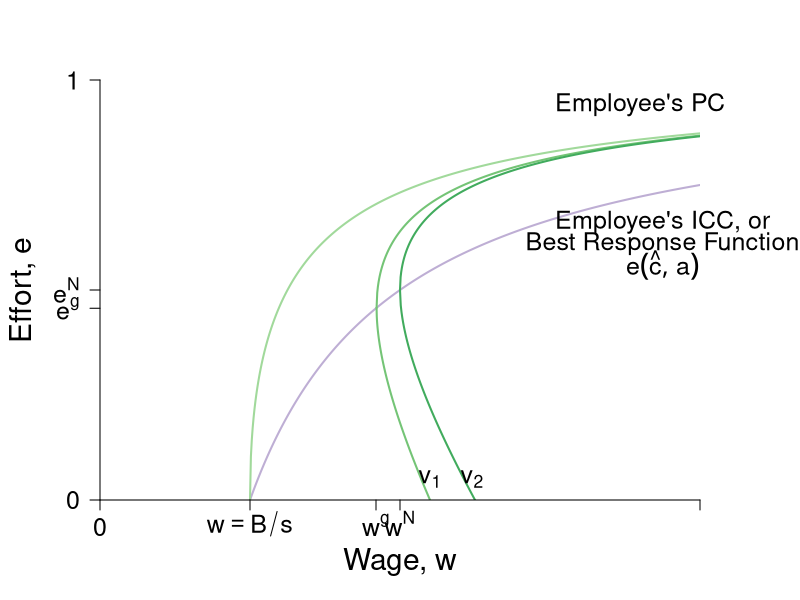

Source code (R): (Note: this script raises an error after producing the figure.)
require(shape)
pdf(file = "employment/employment_brf_pc.pdf", width = 9, height = 7)

#Set parameters for graphics
axislabelsize <- 1.8
labelsize <- 1.5
namesize <- 1.8
annotatesize <- 1.5
graphlinewidth <- 2
segmentlinewidth <- 1.5

#The equation is below when v = 0. See Wolfram Alpha output. 
isov <- function(w, delta = 5) {
}

isovhigh1 <- function(w, delta = 5, v = 5){
  (sqrt(w^2 - 4 * delta * v) - w + 2*v)/( 2 * v )
}

isovlow1 <- function(w, delta = 5, v = 5){
  (-sqrt(w^2 - 4 * delta * v) - w + 2*v)/( 2 * v )
}

isovhigh2 <- function(w, delta = 5, v = 15){
  (sqrt(w^2 - 4 * delta * v) - w + 2*v)/( 2 * v )
}

isovlow2 <- function(w, delta = 5, v = 15){
  (-sqrt(w^2 - 4 * delta * v) - w + 2*v)/( 2 * v )
}

isovhigh3 <- function(w, delta = 5, v = 20){
  (sqrt(w^2 - 4 * delta * v) - w + 2*v)/( 2 * v )
}

isovlow3 <- function(w, delta = 5, v = 20){
  (-sqrt(w^2 - 4 * delta * v) - w + 2*v)/( 2 * v )
}

brfFn <- function(w, delta = 5) {
  1 - (2*delta) /w
}

#This is evaluated for p = 12; q = 12/(8*sqrt(12^2 - 4*delta1*v1)) - 1/8 for the slope
#At p = 12; q = (-sqrt(12^2 - 4*v1*delta1) - 12 + 2*v1)/(2*v1) = 0.799
tangencyLine <- function(w){
  (w*(0.05))
}



COL <- c("#f7fcf5", "#e5f5e0", "#c7e9c0", "#a1d99b", "#74c476", "#41ab5d", "#238b45", "#005a32")
grays <- gray.colors(25, start = 1, end = 0)
par(mar =  c(5, 5, 4, 5))
xlims <- c(0, 40)
ylims <- c(0, 1)

plot(0, 0, xlim = xlims, ylim = ylims, type = "n",
     xlab = expression(paste("Wage, ", w)),
     ylab = expression(paste("Effort, ", e)),
     xaxt = "n", 
     yaxt = "n", 
     cex.lab = axislabelsize, 
     line = 3,
     bty = "n", 
     xaxs="i", 
     yaxs="i")


npts <- 500 
npts2 <- 501
#Specify the sequences of points for graphing. 
xx0 <- seq(5, xlims[2], length.out = npts)
xx1 <- seq(10, xlims[2], length.out = npts)
xx2 <- seq(5, 15, length.out = npts)
xx3 <- seq(10, xlims[2], length.out = npts2)
xx4 <- seq(xlims[1], 10, length.out = npts2)
#For below, I solved sqrt(p^2 - 200) - p + 200/p = 0, getting p = 10*sqrt(2) = 14.14214
xx5 <- seq( 18.43909, xlims[2], length.out = npts2)
xx6 <- seq( 18.43909, 25, length.out = npts2)
xx7 <- seq(20, xlims[2], length.out = npts2)
xx8 <- seq(xlims[1], 25, length.out = npts2)

#Draw the lines for the graphs
#lines(xx0, isov(xx0, delta = 5), col = COL[3], lwd = graphlinewidth)
lines(xx1, brfFn(xx1), col = "#beaed4", lwd = graphlinewidth)
#lines(xx2, tangencyLine(xx2), col = "darkgrey", lwd = 3, lty = 2)
lines(xx3, isovhigh1(xx3, v = 5, delta = 5), col = COL[4], lwd = graphlinewidth)
lines(xx4, isovlow1(xx4, v = 5, delta = 5), col = COL[4], lwd = graphlinewidth)
lines(xx5, isovhigh2(xx5, v = 17, delta = 5), col = COL[5], lwd = graphlinewidth)
lines(xx6, isovlow2(xx6, v = 17, delta = 5), col = COL[5], lwd = graphlinewidth)
lines(xx7, isovhigh3(xx7, v = 20, delta = 5), col = COL[6], lwd = graphlinewidth)
lines(xx8, isovlow3(xx8, v = 20, delta = 5), col = COL[6], lwd = graphlinewidth)

#Customize ticks and labels for the plot
ticksy <- c(0, brfFn(w = 18.4), 0.5, 1)
#ylabels <- c(0, expression(paste(frac(1,2))), 1)
ylabels <- c(0, expression(paste(e^g)), expression(paste(e^N)), 1)
ticksx <- c(0, 10, 18.4, 20, 40)
xlabels <- c(0, expression(paste(w == B/s)), expression(paste(w^g)), expression(paste(w^N)) , NA)
axis(1, at = ticksx, pos = 0, labels = xlabels, cex.axis = labelsize)
axis(2, at = ticksy, pos = 0, labels = ylabels, las = 1,cex.axis = labelsize)

#Annotation of the three graphs and the NE
#text(5, 0.3, expression(paste("Iso-profit: ", frac(q, p) ," = ", frac(1, 8*delta))))
#text(35, 0.62, expression(paste("BRF: q = ", 1 - frac(2*delta, p))))
#text(3.9, 0.05, expression(paste(v[0],  " = z")))
#text(9.5, 0.05, expression(paste(v[1])))
text(22, 0.05, expression(paste(v[1])),cex = labelsize,xpd = TRUE)
text(24.8, 0.05, expression(paste(v[2])),cex = labelsize, xpd = TRUE)
text(37.5, 0.66, expression(paste("Employee's ICC, or")),cex = labelsize,xpd = TRUE)
text(37.5, 0.61, expression(paste("Best Response Function")),cex = labelsize,xpd = TRUE)
text(37.5, 0.56, expression(paste(e(hat(c), a))),cex = labelsize,xpd = TRUE)
text(36, 0.94, expression(paste("Employee's PC")),cex = labelsize, xpd = TRUE)
text(36, 0.9, expression(paste(v == z)),cex = labelsizes,xpd = TRUE)


#Lines for the coordinates of the Nash equilbrium
#segments(5, 0, 5, 1, lty = 2, col = "darkgray", lwd = 3)
segments(10, 0, 10, 0.2, lty = 2, col = grays[20], lwd = segmentlinewidth)
segments(20, 0, 20, 0.75, lty = 2, col = grays[20], lwd = segmentlinewidth)
segments(0, 0.5, 20, 0.5, lty = 2, col = grays[20], lwd = segmentlinewidth)
#segments(14.14214, 0.15, 14.14214, 0.45, lty = 2, col = "darkgray", lwd = 3)
text(19.5, 0.52, expression(n), cex = labelsize)
text(27, 0.48, expression(paste("Incomplete Contract")), cex = labelsize)
text(27, 0.43, expression(paste("Nash equilibrium")), cex = labelsize)

#Arrows and rent label
# Arrows(15, 0.8, 19.3, 0.8,  col = "black", lty = 1, lwd = 2, arr.type = "triangle")
# Arrows(15, 0.8, 10.8, 0.8,  col = "black", lty = 1, lwd = 2, arr.type = "triangle")
# text(14.8, 0.95, expression(paste("Rent at")))
# text(14.8, 0.9, expression(paste("Incomplete Contract")))
# text(14.8, 0.85, expression(paste("Nash Equilibrium")))

#Arrows and slope of iso-v label
Arrows(29, 0.15, 24, 0.15,  col = "black", lty = 1, lwd = 2, arr.type = "triangle")
text(32, 0.2, expression(paste("Slope of iso-v")), cex = labelsize)
text(32.3, 0.15, expression(paste(" = -mrs ")), cex = labelsize)
text(32, 0.08, expression(paste(" = " -frac(v[w], v[e]))),cex = labelsize)



#Add a point for the NE
points(20, 0.5, pch = 16, col = "black", cex = 1.5)

segments(18.4, 0, 18.4, 0.75, lty = 2, col = grays[20], lwd = segmentlinewidth)
segments(0, brfFn(w = 18.4), 18.4, brfFn(w = 18.4), lty = 2, col = grays[20], lwd = segmentlinewidth)
points(18.4, brfFn(w = 18.4), pch = 16, col = "black", cex = 1.5)
#points(18.5, brfFn(18.5), pch = 16, col = "black", cex = 1.5)
text(18, brfFn(18.4) + 0.02, expression(g), cex = labelsize)


#Add a point for b & complete contract NE label
#points(10, 0.5, pch = 16, col = "black", cex = 1.5)
#text(10.5, 0.47, expression(b))
# text(5, 0.58, expression(paste("Complete Contract")))
# text(5, 0.53, expression(paste("Nash equilibrium")))

#Add a point for c
#Figure out q for p = 14.14214: q = 1 - 2delta/p = 1 - (2*5)/14.14214 =  0.2928934
points(20, 0.1839422, pch = 16, col = "black", cex = 1.5)
text(20.8, 0.1839422, expression(c), cex = labelsize)

points(22, isovhigh3(22, v = 20, delta = 5), pch = 16, col = "black", cex = 1.5)
text(22 + 0.5, isovhigh3(22, v = 20, delta = 5) - 0.02, expression(f),cex = labelsize)
points(22, isovlow3(22, v = 20, delta = 5), pch = 16, col = "black", cex = 1.5)
text(22 + 0.5, isovlow3(22, v = 20, delta = 5) + 0.02, expression(b),cex = labelsize)

#Add a point for f. referred to in the text
#points(12, 0.82, pch = 16, col = "black", cex = 1.2)
#text(12, 0.85, expression(paste("NE")))

#Arrow to Pareto-improving Lens
#Arrows(20, 0.8, 23.8, 0.68, col = "black", lty = 1, lwd = 3)
#text(20, 0.82, expression(paste("Pareto-Improving Lens")))

dev.off()
